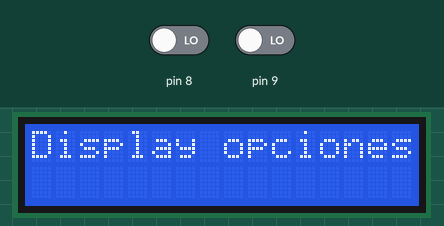
Recording of a sketch running on a simulated Arduino Uno, built with avr-gcc and run on an emulated ATmega328P. On the bench: 16×2 character LCD. Inputs (shaded band) come from the test bench; at power-on: pin 8 LOW, pin 9 LOW.

Above: at 1.2 s.
1.3 s: pin 8 driven HIGH
At 2.3 s:
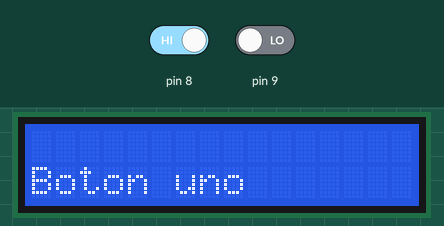
Timing chart, 0 to 4.3 s (numbered marks = the images above; inputs shaded):
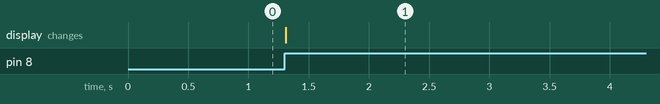

Measured:
- after the input at 1.3 s, the display: changes at once (image 1)

The sketch:

LCD_JEREMY.ino
```cpp
//LCD text with incrementing number
//Include the library code:
#include <LiquidCrystal.h>
//Start the time at 0
int time = 0;
//Initialize the library with the numbers of the interface pins
LiquidCrystal lcd(12, 11, 5, 4, 3, 2);
const int Buno = 8;
const int Bdos = 9;
//Variables for debouncing
boolean lastb1 = LOW;
boolean currentb1 = LOW;
boolean lastb2 = LOW;
boolean currentb2 = LOW;


void setup()
{
  //Set up the LCD's number of columns and rows:
  lcd.begin(16, 2);
  //Print a message to the LCD.
  lcd.print("Display opciones SDI");
}
void loop()
{
  //Debounce both buttons
  currentb1 = debounce(lastb1, Buno);
  currentb2 = debounce(lastb2, Bdos);

  if (lastb1 == LOW && currentb1 == HIGH) {
    funcionb1();
  } else if (lastb2 == LOW && currentb2 == HIGH) {
    funcionb1();
  }

  lastb1 = currentb1;
  lastb2 = currentb2;
}

//A debouncing function that can be used by both buttons
boolean debounce(boolean last, int pin)
{
  boolean current = digitalRead(pin);
  if (last != current)
  {
    delay(5);
    current = digitalRead(pin);
  }
  return current;
}

void funcionb1(){
  lcd.clear();
   lcd.setCursor(0, 2);
    lcd.print("Boton uno");

}


void funcionb2(){
  lcd.clear();
   lcd.setCursor(0, 2);
    lcd.print("Boton dos");

}
```
